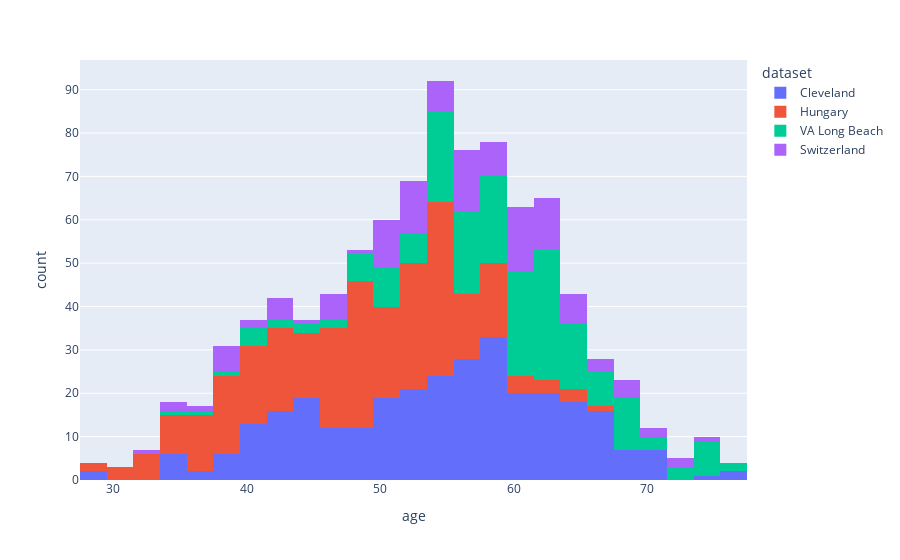

The code cell stored with this chart in its notebook:
### Code cell
# Make a plot of age column using plotly and coloring this by dataset column
fig = px.histogram(data_frame=df, x='age', color='dataset')


# Print the mean median and mode of age column grouped by dataset column
print(f"Mean of Data Set: \n {df.groupby('dataset')['age'].mean()}")
print("-------------------------------------")
print(f"Median of Data Set: \n {df.groupby('dataset')['age'].median()}")
print("-------------------------------------")
print(f"Mode of Data Set: \n {df.groupby('dataset')['age'].agg(pd.Series.mode)}")
print("-------------------------------------")

fig.show()

### Figure 1 — Plotly figure (JSON) as saved in the notebook; plotly's stock layout.template omitted (floating-point values rounded to 4 significant figures; data arrays with more than 128 entries replaced by an {"elided": "..."} marker saying what was removed)
{"data": [{"alignmentgroup": "True", "bingroup": "x", "hovertemplate": "dataset=Cleveland<br>age=%{x}<br>count=%{y}<extra></extra>", "legendgroup": "Cleveland", "marker": {"color": "#636efa", "pattern": {"shape": ""}}, "name": "Cleveland", "offsetgroup": "Cleveland", "orientation": "v", "showlegend": true, "type": "histogram", "x": {"elided": "304 int values"}, "xaxis": "x", "yaxis": "y"}, {"alignmentgroup": "True", "bingroup": "x", "hovertemplate": "dataset=Hungary<br>age=%{x}<br>count=%{y}<extra></extra>", "legendgroup": "Hungary", "marker": {"color": "#EF553B", "pattern": {"shape": ""}}, "name": "Hungary", "offsetgroup": "Hungary", "orientation": "v", "showlegend": true, "type": "histogram", "x": {"elided": "293 int values"}, "xaxis": "x", "yaxis": "y"}, {"alignmentgroup": "True", "bingroup": "x", "hovertemplate": "dataset=VA Long Beach<br>age=%{x}<br>count=%{y}<extra></extra>", "legendgroup": "VA Long Beach", "marker": {"color": "#00cc96", "pattern": {"shape": ""}}, "name": "VA Long Beach", "offsetgroup": "VA Long Beach", "orientation": "v", "showlegend": true, "type": "histogram", "x": {"elided": "200 int values"}, "xaxis": "x", "yaxis": "y"}, {"alignmentgroup": "True", "bingroup": "x", "hovertemplate": "dataset=Switzerland<br>age=%{x}<br>count=%{y}<extra></extra>", "legendgroup": "Switzerland", "marker": {"color": "#ab63fa", "pattern": {"shape": ""}}, "name": "Switzerland", "offsetgroup": "Switzerland", "orientation": "v", "showlegend": true, "type": "histogram", "x": [32, 34, 35, 36, 38, 38, 38, 38, 38, 38, 40, 41, 42, 42, 43, 43, 43, 45, 46, 46, 47, 47, 47, 47, 48, 50, 50, 50, 50, 51, 51, 51, 51, 51, 51, 51, 52, 52, 52, 52, 53, 53, 53, 53, 53, 53, 53, 53, 54, 54, 54, 55, 55, 55, 55, 56, 56, 56, 56, 56, 56, 56, 56, 57, 57, 57, 57, 57, 57, 58, 58, 58, 59, 59, 59, 59, 59, 60, 60, 60, 60, 60, 60, 61, 61, 61, 61, 61, 61, 61, 61, 61, 62, 62, 62, 62, 62, 62, 62, 63, 63, 63, 63, 63, 64, 64, 64, 65, 65, 65, 65, 66, 66, 67, 68, 68, 69, 69, 70, 70, 72, 73, 74], "xaxis": "x", "yaxis": "y"}], "layout": {"barmode": "relative", "legend": {"title": {"text": "dataset"}, "tracegroupgap": 0}, "margin": {"t": 60}, "xaxis": {"anchor": "y", "domain": [0, 1], "title": {"text": "age"}}, "yaxis": {"anchor": "x", "domain": [0, 1], "title": {"text": "count"}}}}
